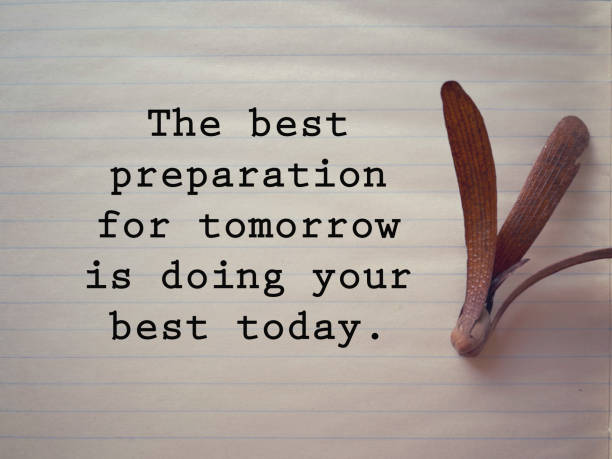
#> input picture image.png, 612 x 459 px
$ jupyter execute pr4.ipynb
#> lines starting #> are read from the running program, lines starting #| are printed output that depends on the picture
Given a set of corresponding points between two images, compute
the homography matrix. Use this matrix to warp one image onto
another, and display the original and warped images.

[cell 1]
import cv2
import numpy as np

# Load the two images
img1 = cv2.imread('image.png')  # Target image (to warp onto)
#> img1 is the input picture: shape (459, 612, 3); mean B, G, R 154.1, 160, 169.8
img2 = cv2.imread('img1.png')  # Source image (to be warped)
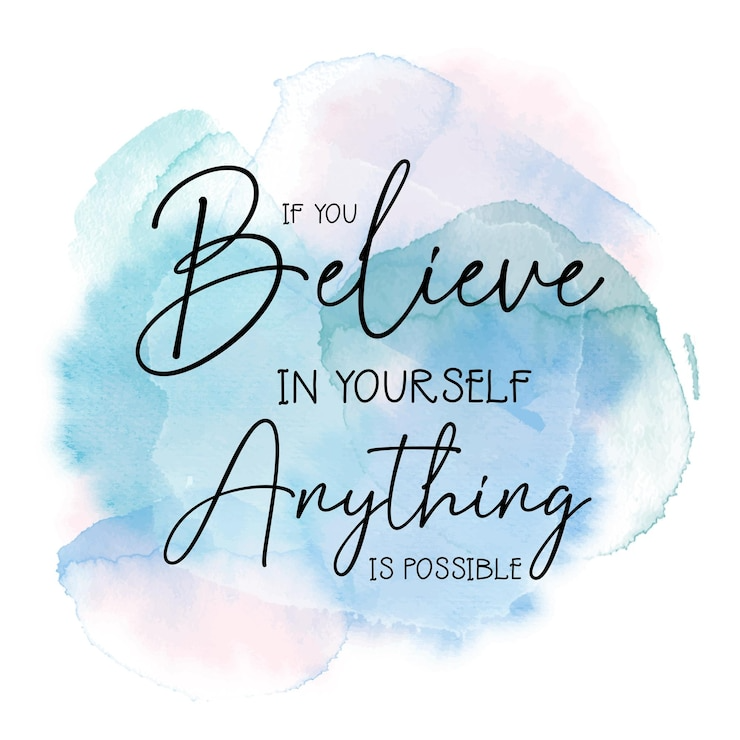
#> input picture img1.png, 740 x 740 px
#> img2 is the input picture: shape (740, 740, 3); mean B, G, R 237.3, 230.2, 217

# Define corresponding points (x, y) in img1 and img2
# Format: [[x1, y1], [x2, y2], ...] (at least 4 points required)
pts_src = np.array([[50, 50], [200, 50], [200, 200], [50, 200]])  # Points in img2 (source)
pts_dst = np.array([[70, 80], [220, 60], [210, 220], [60, 210]])  # Points in img1 (destination)

# Compute homography matrix
H, _ = cv2.findHomography(pts_src, pts_dst)

# Warp img2 (source) onto img1 (target)
h, w = img1.shape[:2]
#> h = 459; w = 612
warped_img = cv2.warpPerspective(img2, H, (w, h))
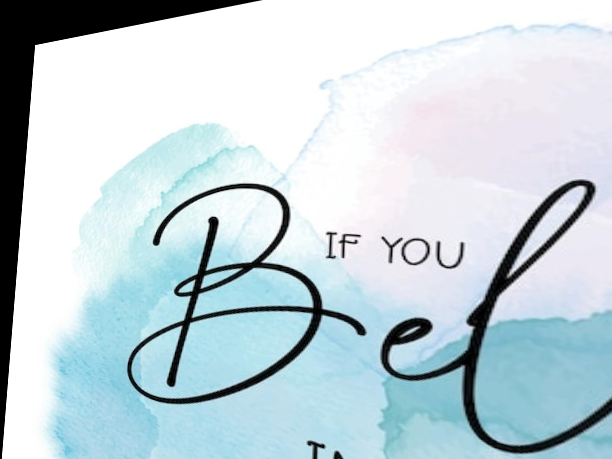
#> warped_img: shape (459, 612, 3); mean B, G, R 217.4, 210.9, 195

# Blend the two images (optional)
blended = cv2.addWeighted(img1, 0.5, warped_img, 0.5, 0)
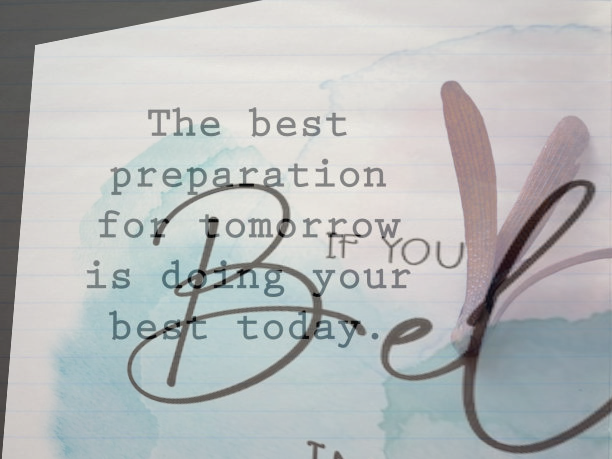
#> blended: shape (459, 612, 3); mean B, G, R 185.7, 185.5, 182.4

# Display results
cv2.imshow('Original Image (Target)', img1)
cv2.imshow('Original Image (Source)', img2)
cv2.imshow('Warped Image', warped_img)
cv2.imshow('Blended Result', blended)
cv2.waitKey(0)
cv2.destroyAllWindows()

[cell 2]
import cv2
import numpy as np
import matplotlib.pyplot as plt

# Load two images (you can replace with any two overlapping images)
img1 = cv2.imread('image.png')  # Source image
img2 = cv2.imread('img1.png')  # Destination image (where we want to warp img1)

if img1 is None or img2 is None:
    raise FileNotFoundError("One or both images not found. Check the file paths.")

# Convert images to RGB for display
img1_rgb = cv2.cvtColor(img1, cv2.COLOR_BGR2RGB)
img2_rgb = cv2.cvtColor(img2, cv2.COLOR_BGR2RGB)

# Manually define corresponding points (for example purposes)
# Replace these with your own matched points or from a keypoint matcher
pts_img1 = np.float32([
    [100, 100],
    [200, 100],
    [200, 200],
    [100, 200]
])

pts_img2 = np.float32([
    [120, 130],
    [220, 120],
    [230, 230],
    [110, 240]
])

# Compute the homography matrix
H, status = cv2.findHomography(pts_img1, pts_img2)

# Warp img1 onto img2 using the homography matrix
warped_img1 = cv2.warpPerspective(img1, H, (img2.shape[1], img2.shape[0]))
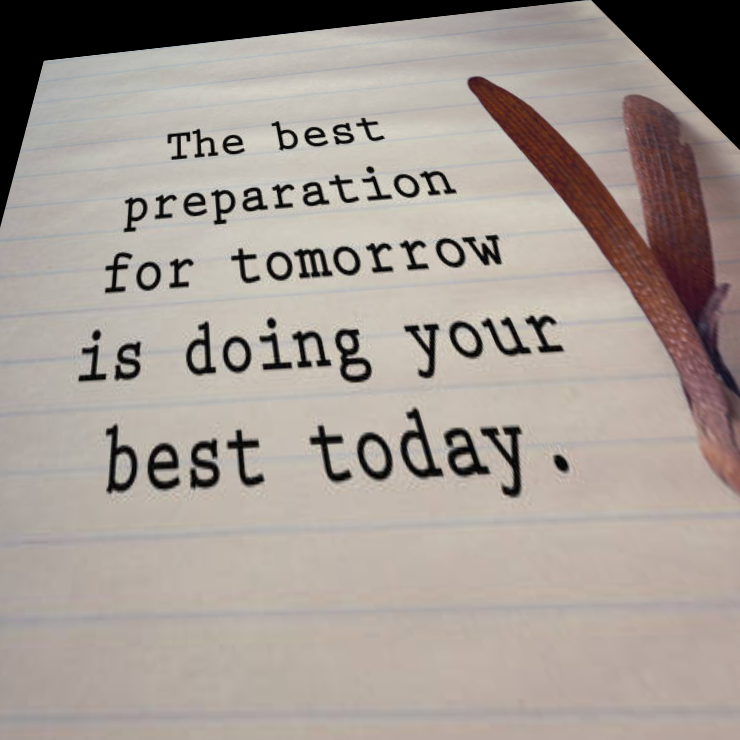
#> warped_img1: shape (740, 740, 3); mean B, G, R 147.4, 154.2, 163.6
warped_img1_rgb = cv2.cvtColor(warped_img1, cv2.COLOR_BGR2RGB)

# Plot original and warped images
plt.figure(figsize=(12, 6))

plt.subplot(1, 3, 1)
plt.title("Image 1 (source)")
plt.imshow(img1_rgb)
plt.axis('off')

plt.subplot(1, 3, 2)
plt.title("Image 2 (destination)")
plt.imshow(img2_rgb)
plt.axis('off')

plt.subplot(1, 3, 3)
plt.title("Warped Image 1 onto Image 2")
plt.imshow(warped_img1_rgb)
plt.axis('off')

plt.tight_layout()
plt.show()
